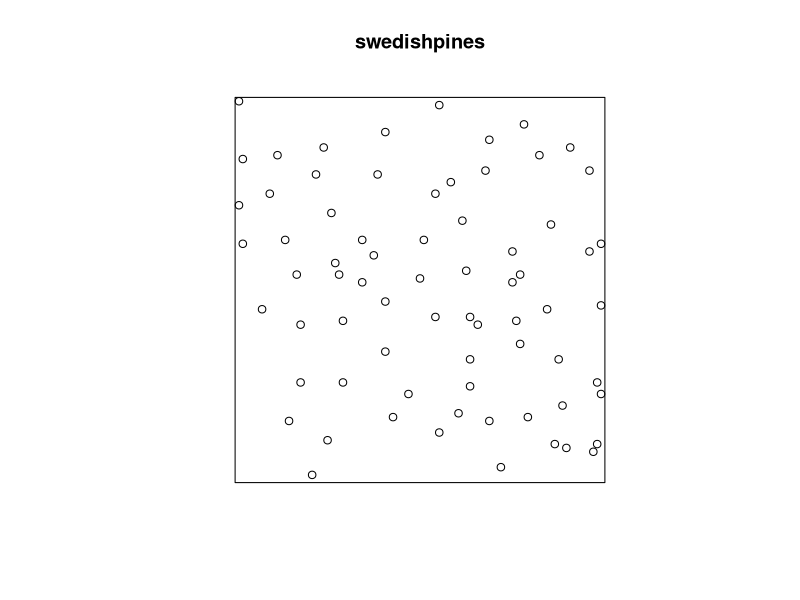
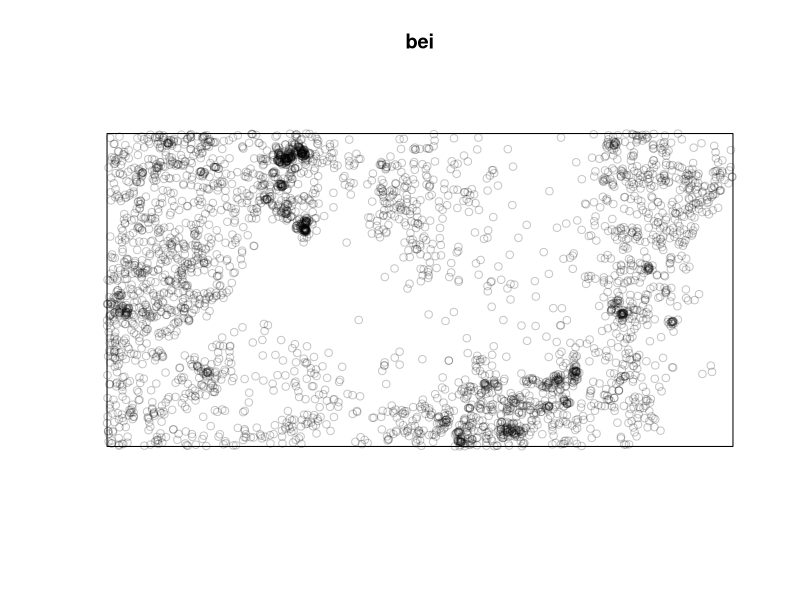
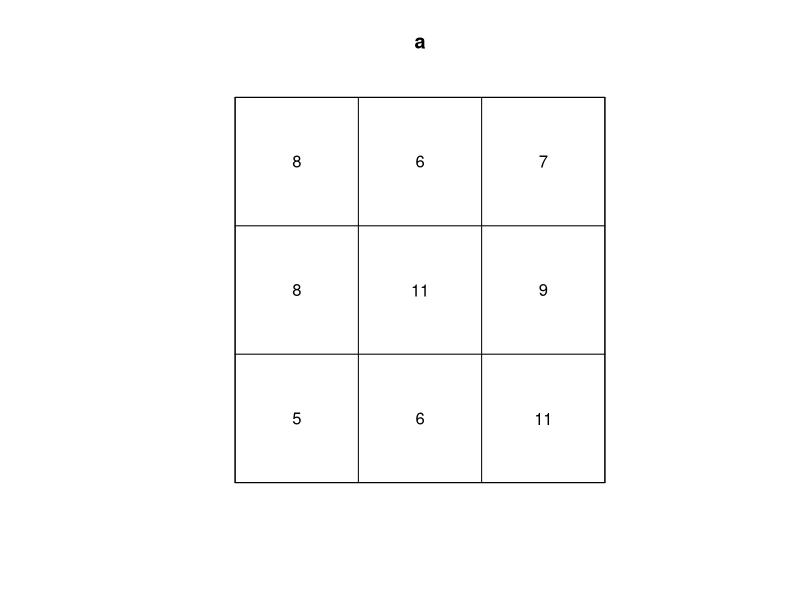
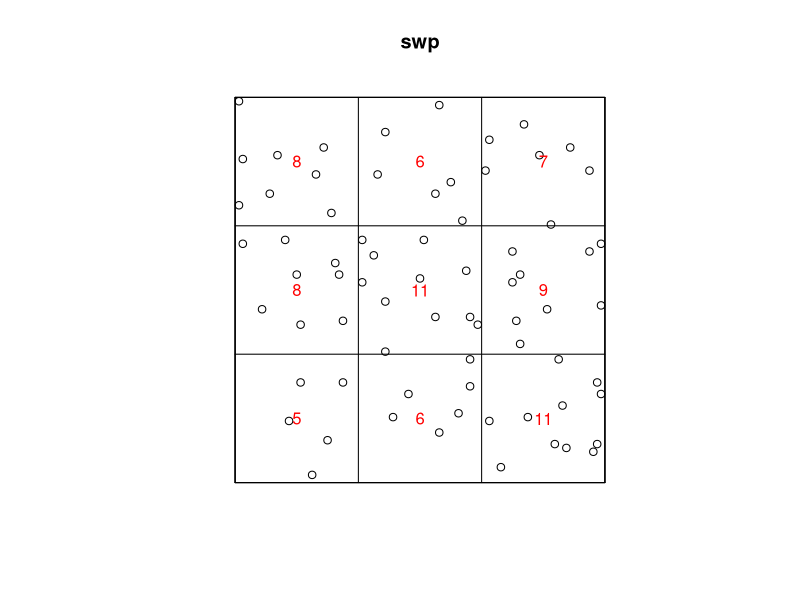
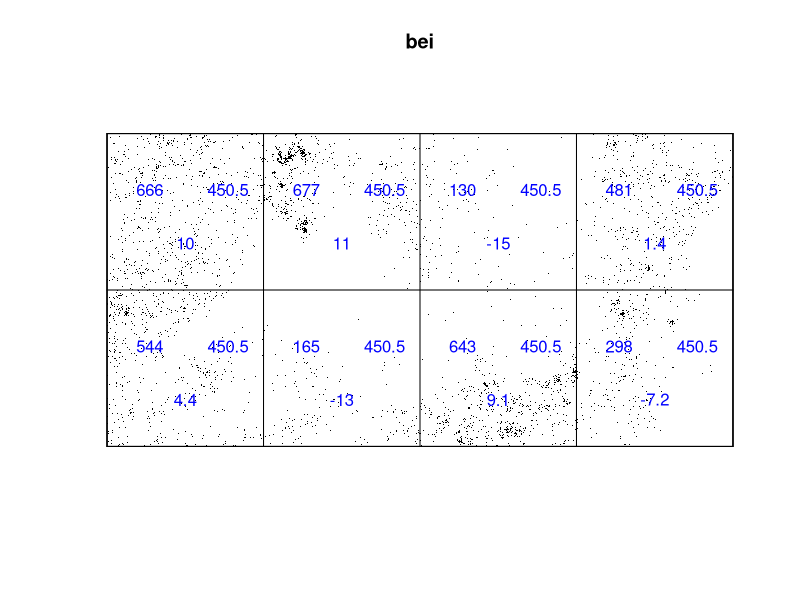
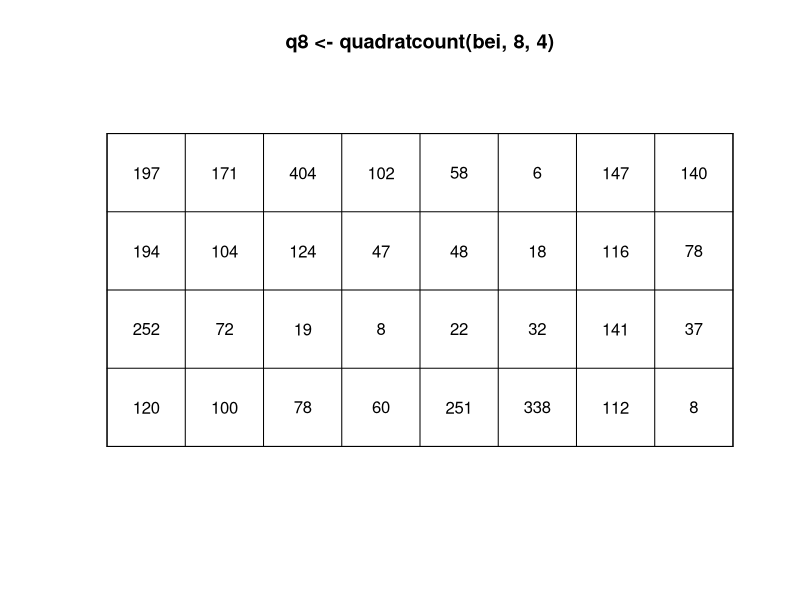
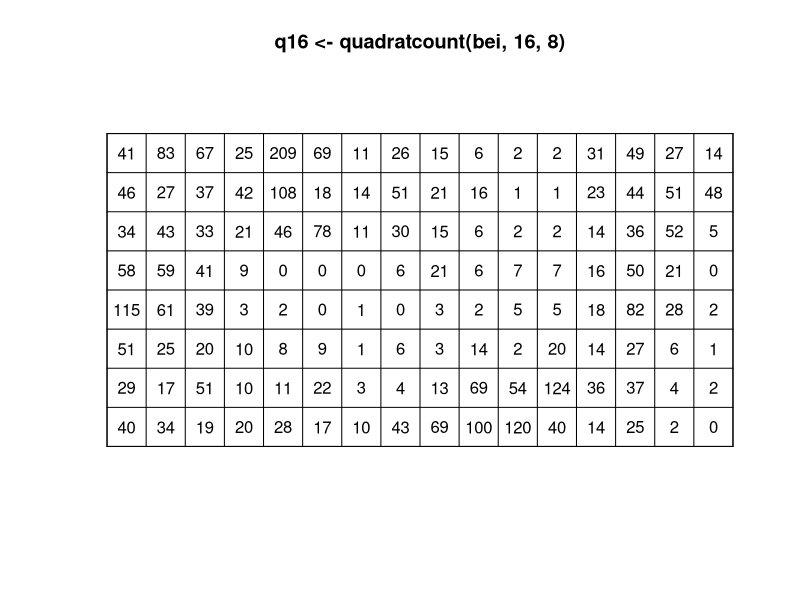
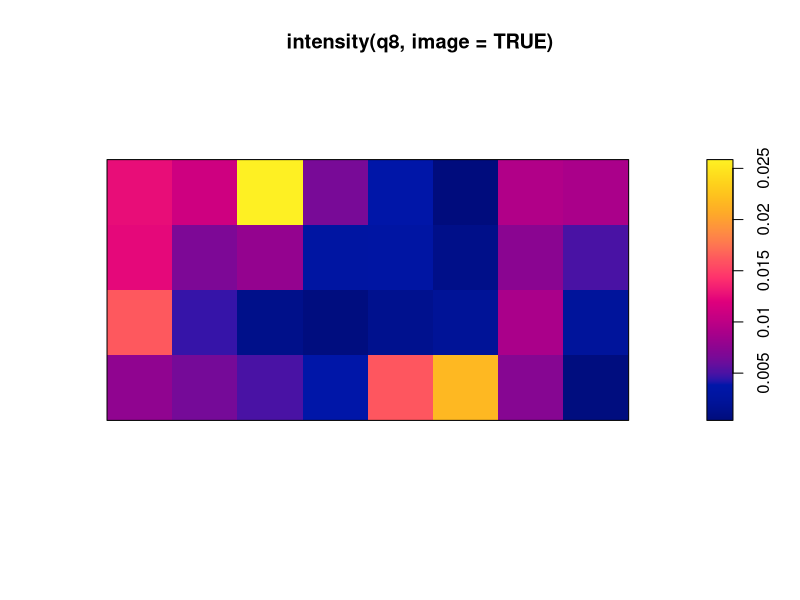

The R source for these figures, in order:
#'      SSAI course on spatial point patterns with spatstat
#'                     Perth, May 2017
#' 
#'                   Lecturer's R script 
#'                  Session 2: Inhomogeneous Intensity
#' 
#'         Copyright (c) Adrian Baddeley and Ege Rubak 2017
#' 
library(spatstat)
plot(swedishpines)
plot(bei)
swp <- swedishpines
#' Possible spatial variation in forest density
a <- quadratcount(swp, 3, 3)
a
plot(a)
#' object of a class that can be both printed and plotted.
#'
plot(swp)
plot(a, add=TRUE, col="red")
#'
#'
#' For homogeneous pattern, numbers should be **approximately* equal
#' Apply chi^2 test
quadrat.test(swp, 3, 3)
#' [Interpret]

b4 <- quadrat.test(bei, 4, 2)
b4
plot(bei, chars=".", cols = "black")
plot(b4, add=TRUE, col="blue")
#' test result can also be plotted

plot(q8 <- quadratcount(bei, 8, 4))
plot(q16 <- quadratcount(bei, 16, 8))

plot(intensity(q8, image=TRUE))
plot(intensity(q16, image=TRUE))
#' [concept of intensity function]

plot(density(bei))
Z <- density(bei)
#' density() is generic, with a method density.ppp()
#' [explain kernel smoothing]
Z
class(Z)
#' Pixel image 
plot(Z)
contour(Z)
persp(Z, theta=-30)
persp(Z, theta=-50, phi=20, border=NA, col="yellow", shade=0.7, apron=TRUE)
contour(Z)
#' intensity : points per unit area

plot(density(bei, sigma=100))
plot(density(bei, sigma=10))
#' bandwidth selection
bw.scott(bei)
bw.diggle(bei)
bop <- bw.diggle(bei)
bop
plot(bop)
plot(density(bei, sigma=bw.scott(bei)))
plot(density(bei, sigma=bw.scott))
plot(density(bei, sigma=bw.diggle))
